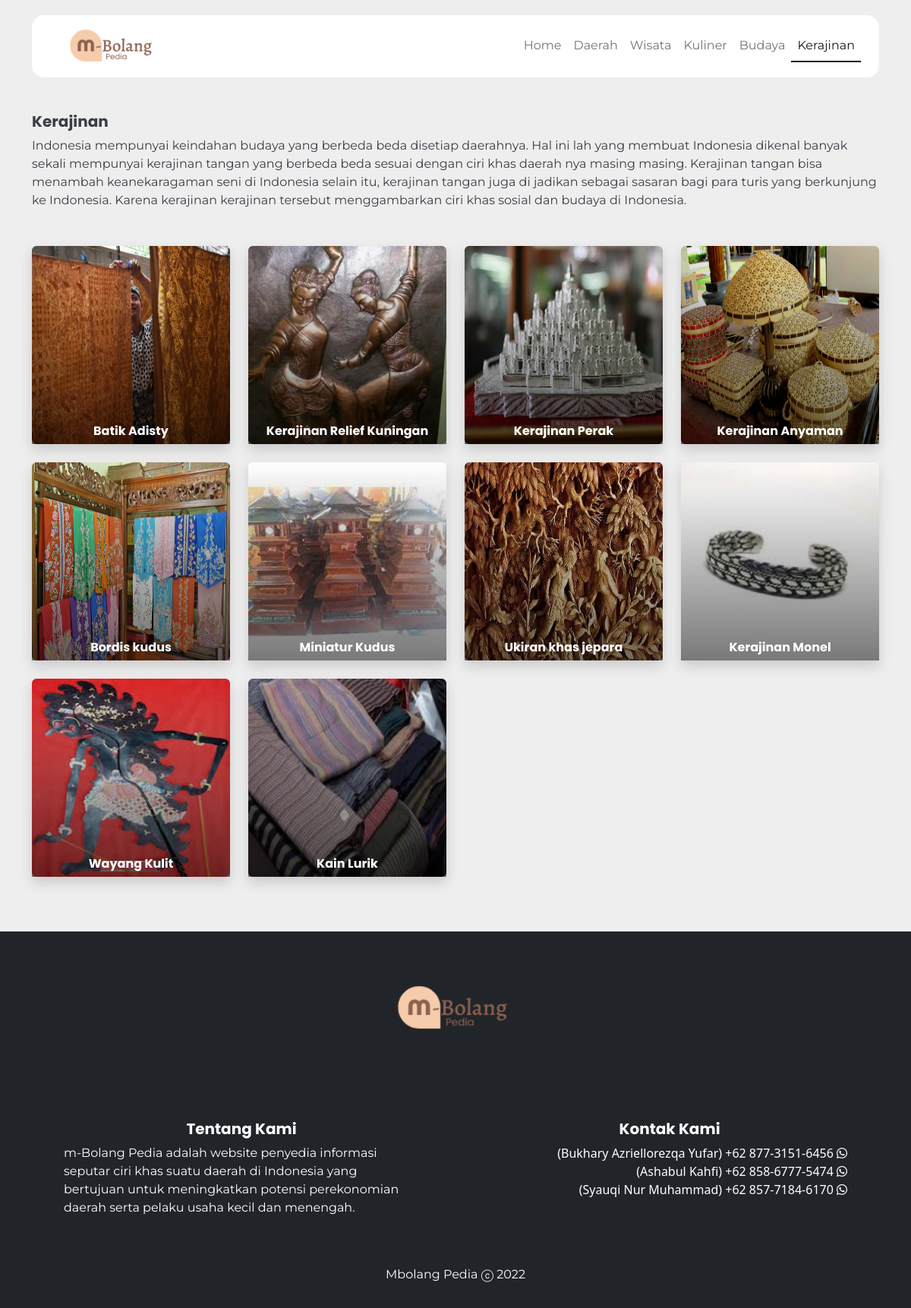
Screenshot of /index.php/home/kerajinan with the database file from the repository.
### tables this page shows
CREATE TABLE `tb_kerajinan` (
  `id_kerajinan` int(11) NOT NULL,
  `name_kerajinan` varchar(64) NOT NULL,
  `image_kerajinan` varchar(255) NOT NULL,
  `description_kerajinan` text NOT NULL,
  `id_kota` int(11) NOT NULL,
  `date_created` date NOT NULL
);

### application/controllers/Home.php (called while the page is built, shortened)
<?php
class Home extends CI_Controller
{
	public function kerajinan()
	{
		$data['title'] = 'Kerajinan';
		$data['kerajinan'] = $this->M_Crud->kerajinan()->result_array();
		$this->load->view('template/V_Hhome', $data);
		$this->load->view('home/V_kerajinan', $data);
		$this->load->view('template/V_Fhome', $data);
	}
}

### index.php (called while the page is built, shortened)
<?php
require_once BASEPATH.'core/CodeIgniter.php';

### application/models/M_Crud.php (called while the page is built, shortened)
<?php
class M_crud extends CI_Model
{
	function kerajinan()
	{
		$this->db->select('*');
		$this->db->from('tb_kerajinan');
		$this->db->join('tb_kota', 'tb_kerajinan.id_kota = tb_kota.id_kota');
		return $this->db->get();
	}
}

### application/views/home/V_kerajinan.php (the view)
<div class="container" style="margin-top: 66px !important;">
	<h5><?= $title ?></h5>
	<p class="mb-5">Indonesia mempunyai keindahan budaya yang berbeda beda disetiap daerahnya. Hal ini lah yang membuat Indonesia dikenal banyak sekali mempunyai kerajinan tangan yang berbeda beda sesuai dengan ciri khas daerah nya masing masing. Kerajinan tangan bisa menambah keanekaragaman seni di Indonesia selain itu, kerajinan tangan juga di jadikan sebagai sasaran bagi para turis yang berkunjung ke Indonesia. Karena kerajinan kerajinan tersebut menggambarkan ciri khas sosial dan budaya di Indonesia.</p>
	<div class="row">
		<?php foreach ($kerajinan as $kr) : ?>
			<div class="col-3 mb-4 ">
				<div class="shadow ratio ratio-1x1 ">
					<a class="bg-img " href="<?= base_url('Kerajinan/') . $kr['id_kerajinan'] ?>">
						<img src="<?= base_url('assets/kerajinan/') . $kr['image_kerajinan'] ?> " class=" bg-img rounded w-100 h-100 top-0 ">
						<div class="text-white d-flex justify-content-center  h-100 w-100 position-absolute align-items-end top-0 text-center  " style="    background: transparent linear-gradient(180deg,rgb(253 253 253 / 0%) 0,rgb(0 0 0 / 53%) 100%) 0 0 no-repeat padding-box;	">
							<h6 class="text-white"><?= $kr['name_kerajinan'] ?></h5>
						</div>
					</a>
				</div>
			</div>
		<?php endforeach; ?>
	</div>
</div>

### application/views/template/V_Hhome.php (style rules this page uses)
body { background-color: #EEEEEE; }
a, p, span, label { font-family: 'Montserrat', sans-serif !important; color: #393E46; }
h1, h2, h3, h4, h5, h6 { font-family: 'Poppins', sans-serif !important; font-weight: bold !important; color: #393E46 !important; }
.ratio { height: auto; overflow: hidden; }
.bg-img { transition: transform .5s ease; }

### rows the page displays
tb_kerajinan: image_kerajinan (picture), name_kerajinan "Batik Adisty"
tb_kerajinan: image_kerajinan (picture), name_kerajinan "Kerajinan Relief Kuningan"
tb_kerajinan: image_kerajinan (picture), name_kerajinan "Kerajinan Perak"
tb_kerajinan: image_kerajinan (picture), name_kerajinan "Kerajinan Anyaman"
tb_kerajinan: image_kerajinan (picture), name_kerajinan "Bordis kudus"
tb_kerajinan: image_kerajinan (picture), name_kerajinan "Miniatur Kudus"
tb_kerajinan: image_kerajinan (picture), name_kerajinan "Ukiran khas jepara"
tb_kerajinan: image_kerajinan (picture), name_kerajinan "Kerajinan Monel"
tb_kerajinan: image_kerajinan (picture), name_kerajinan "Wayang Kulit"
tb_kerajinan: image_kerajinan (picture), name_kerajinan "Kain Lurik"

### other values shown
$title "Kerajinan"
